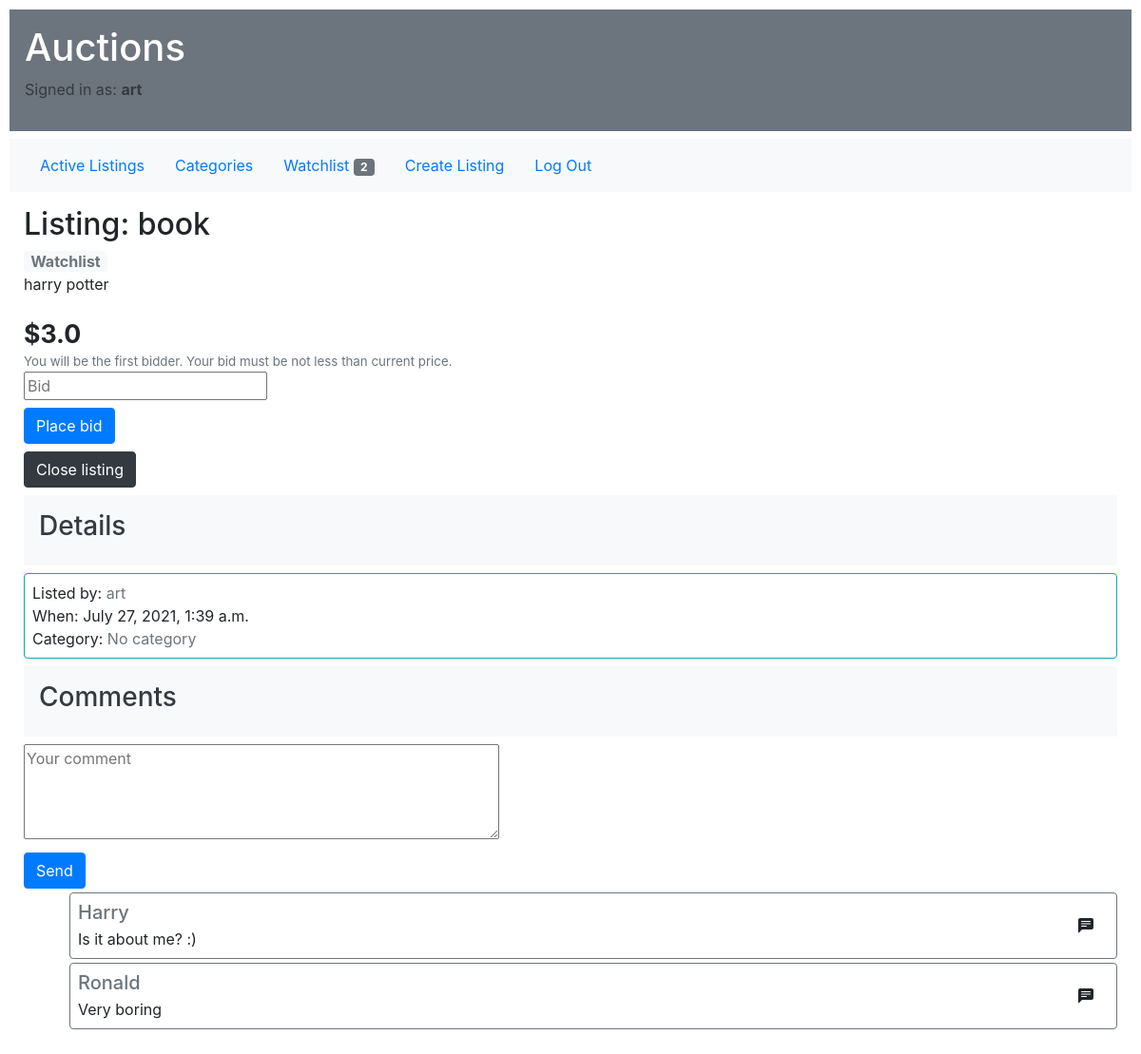
Page /listing/17 (signed in) on the committed database.
### auctions/models.py (models this page shows, shortened)
class User(AbstractUser):
    pass

class Listing(models.Model):
    title = models.CharField(max_length=64)
    description = models.CharField(max_length=500)
    image_url = models.URLField(blank=True)
    NO_CATEGORY = 'NO'
    FASHION = 'FS'
    TOYS = 'TY'
    ELECTRONICS = 'EL'
    HOME = 'HM'
    MAGIC_THINGS = 'MG'
    SPORT = 'SP'
    CATEGORY_CHOICES = [
        (NO_CATEGORY, 'No category'), (FASHION, 'Fashion'), (TOYS, 'Toys'), (ELECTRONICS, 'Electronics'),
        (HOME, 'Home'), (MAGIC_THINGS, 'Magic things'), (SPORT, "Sport")
    ]
    category = models.CharField(max_length=2, choices=CATEGORY_CHOICES, default=NO_CATEGORY)
    current_price = models.FloatField(default=0)
    date_of_creating = models.DateTimeField(auto_created=True, default="2000-01-01 00:00")
    is_active = models.BooleanField(default=True)
    owner = models.ForeignKey(User, on_delete=models.CASCADE, related_name="listings")

class Comment(models.Model):
    text = models.CharField(max_length=500)
    author = models.ForeignKey(User, on_delete=models.CASCADE, related_name="comments")
    listing = models.ForeignKey(Listing, on_delete=models.CASCADE, related_name="comments")

### auctions/views.py (the view)
# urls.py: path("listing/<int:listing_id>", views.listing, name="listing"),
def listing(request, listing_id):
    try:
        listing = Listing.objects.get(pk = listing_id)
    except Listing.DoesNotExist:
        raise Http404("Listing not found.")
    message = None
    if request.method == 'POST' and 'bid_form' in request.POST:
        bid_form = BidForm(request.POST)
        if bid_form.is_valid():
            if bid_form.cleaned_data['price'] > listing.current_price or (listing.bids.count() == 0 and (bid_form.cleaned_data['price'] == listing.current_price)):
                bid = Bid(price = bid_form.cleaned_data['price'], bidder = request.user, listing = listing)
                bid.save()
                listing.current_price = bid.price
                listing.bids.add(bid)
                listing.save()
                bid_form = BidForm()
            elif listing.bids.count() == 0:
                message = "The price should be not less than current"
            else:
                message = "The price should be greater than current"
    else:
        bid_form = BidForm()
    if request.method == 'POST'and 'comment_form' in request.POST:
        comment_form = CommentForm(request.POST)
        if comment_form.is_valid():
            comment = Comment(text = comment_form.cleaned_data['comment'], author = request.user, listing = listing)
            comment.save()
            listing.comments.add(comment)
            comment_form = CommentForm()
    else:
        comment_form = CommentForm()
    in_watchlist = False
    is_owner = False
    is_winner = False
    label = f"{listing.bids.count()} bids so far. "
    if request.user.is_authenticated:
        if listing in request.user.watchlist.listings.all():
            in_watchlist = True
        if listing.owner.id == request.user.id:
            is_owner = True
        if listing.bids.count()>0 and listing.bids.latest('id').bidder.id == request.user.id and listing.is_active == False:
            is_winner = True
        if listing.bids.count() > 0:
            if (listing.bids.latest('id')).bidder.id == request.user.id:
                label += "Your bid is the current bid."
            else:
                label += "Your bid must be greater than current price."
        else:
            label = "You will be the first bidder. Your bid must be not less than current price."
    return render(request, 'auctions/listing.html', {
        'listing': listing,
        'category': listing.get_category_display(),
        'message': message,
        'bid_form': bid_form,
        'comment_form': comment_form,
        'label': label,
        'number_of_bids': listing.bids.count(),
        'is_owner': is_owner,
        'is_winner': is_winner,
        'in_watchlist': in_watchlist,
        'comments': listing.comments.all()
    })

### auctions/forms.py
class BidForm(forms.Form):
    price = forms.FloatField(label = '', min_value=0, widget=forms.NumberInput(attrs={'placeholder': 'Bid'}))

class CommentForm(forms.Form):
    comment = forms.CharField(widget = forms.Textarea(attrs = {'placeholder': 'Your comment', 'style': 'height: 100px; width:500px'}), label='')

### auctions/context_processors.py (called while the page is built)
def add_variable_to_context(request):
    if request.user.is_authenticated:
        listings_in_watchlist = request.user.watchlist.listings.all().count()
    else:
        listings_in_watchlist = 0
    return {
        'listings_in_watchlist': listings_in_watchlist
    }

### auctions/templates/auctions/listing.html (shortened to what this page needs)
{% extends "auctions/layout.html" %}
{% block body %}
    <div style="margin: 15px;">
        <div>
            <h2>Listing: {{listing.title}}</h2>
        </div>
        <div>
            {% if user.is_authenticated %}
                {% if in_watchlist %}
                    <span class="bg-secondary badge badge-primary badge-pill rounded">
                        <a class="text-light" href="{% url 'watchlist' listing.id %}" style="font-size: 12pt;">Watchlist</a>
                    </span>
                {% else %}
                    <span class="bg-light badge badge-primary badge-pill rounded">
                        <a class="text-secondary" href="{% url 'watchlist' listing.id %}" style="font-size: 12pt;">Watchlist</a>
                    </span>
                {% endif %}
            {% endif %}
        </div>
        <div>
            {{listing.description}}
        </div>
        <div style="font-size: 20pt; font-weight: 700; margin-top: 20px;">${{ listing.current_price }}</div>
        {% if user.is_authenticated %}
            {% if listing.is_active %}
                <div class="text-secondary" style="font-size: 10pt;">{{label}}</div>
                <form action="{% url 'listing' listing.id %}" method="POST">
                    <div class="fieldWrapper rounded mb-2">
                        {{ bid_form.price }}
                    </div>
                    <input class="btn btn-primary" type="submit" value="Place bid"  name = "bid_form">
                </form>
                {% if is_owner %}
                    <form class="rounded my-2" action="{% url 'close_listing' listing.id %}">
                        <input class="btn btn-dark" type ="submit" value="Close listing">
                    </form>
                {% endif %}
            {% endif %}
        {% endif %}
        <div class="p-3 mb-2 bg-light text-dark">
            <h3>Details</h3>
        </div>
        <div class="p-2 border border-info rounded">
            <div>Listed by: <a class="text-muted" href="{% url 'user' listing.owner.id %}">{{listing.owner.username}}</a> </div>
            <div>When: {{listing.date_of_creating}}</div>
            <div>Category: <a class="text-muted" href="{% url 'category' category %}">{{category}}</a></div>
        </div>
        <div class="p-3 my-2 bg-light text-dark">
            <h3>Comments</h3>
        </div>
        {% if user.is_authenticated %}
        <div>
            <form action = "{% url 'listing' listing.id %}" method = 'POST'>
                <div class="fieldWrapper rounded mb-2">
                    {{ comment_form.comment }}
                </div>
                <input class="btn btn-primary" type = "submit" value = "Send"  name = "comment_form">
            </form>
        </div>
        {% endif %}
        <ul class="ml-5 list-unstyled">
            {% for comment in comments %}
                <li class="d-flex flex-row-reverse media my-1 p-2 border border-secondary rounded">
                    <div class="media-body">
                        <h5 class="mt-0 mb-1">
                            <a class="text-secondary" href="{% url 'user' comment.author.id %}">{{comment.author.username}}</a>
                        </h5>
                        {{comment.text}}
                    </div>
                </li>
            {% endfor %}
        </ul>
    </div>
{% endblock %}

### auctions/templates/auctions/layout.html (shortened to what this page needs)
{% load static %}
<!DOCTYPE html>
<html lang="en">
    <head>
        <link rel="stylesheet" href="https://stackpath.bootstrapcdn.com/bootstrap/4.4.1/css/bootstrap.min.css">
        <link href="{% static 'auctions/styles.css' %}" rel="stylesheet">
    </head>
    <body>
        <div class="p-3 mb-2 bg-secondary text-white">
            <h1>Auctions</h1>
            <div class="justify-content-end">
                    {% if user.is_authenticated %}
                        <p class="text-dark">Signed in as: <a href="{% url 'user' user.id %}" class="text-dark"><strong>{{ user.username }}</strong></a></p>
                    {% else %}
                        <p class="text-dark">Not signed in</p>
                    {% endif %}
            </div>
        </div>
        <nav class="navbar navbar-expand-lg navbar-light bg-light">
                <div class="collapse navbar-collapse" id="navbarSupportedContent">
                    <ul class="nav">
                        <li class="nav-item">
                            <a class="nav-link active" href="{% url 'index' %}">Active Listings</a>
                        </li>
                        {% if user.is_authenticated %}
                            <li class="nav-item">
                                <a class="nav-link" href="{% url 'categories' %}">Categories</a>
                            </li>
                            <li class="nav-item">
                                <a class="nav-link" href="{% url 'mywatchlist' %}">
                                    Watchlist
                                    <span class="bg-secondary badge badge-primary badge-pill rounded">{{listings_in_watchlist}}</span>
                                </a>
                            </li>
                            <li class="nav-item">
                                <a class="nav-link" href="{% url 'create' %}">Create Listing</a>
                            </li>
                            <li class="nav-item">
                                <a class="nav-link" href="{% url 'logout' %}">Log Out</a>
                            </li>
                        {% endif %}
                    </ul>
                </div>
            </nav>
        {% block body %}
        {% endblock %}
    </body>
</html>

### auctions/static/auctions/styles.css (style rules this page uses)
body { padding: 10px; }

### rows in the picture
User: username "art"
Listing: title "book", description "harry potter", current_price "3.0", owner.username "art", date_of_creating "July 27, 2021, 1:39 a.m."
Comment: author.username "Harry", text "Is it about me? :)"
Comment: author.username "Ronald", text "Very boring"

### other values in the picture
{{ listings_in_watchlist }} "2"
{{ label }} "You will be the first bidder. Your bid must be not less than current price."
{{ category }} "No category"
